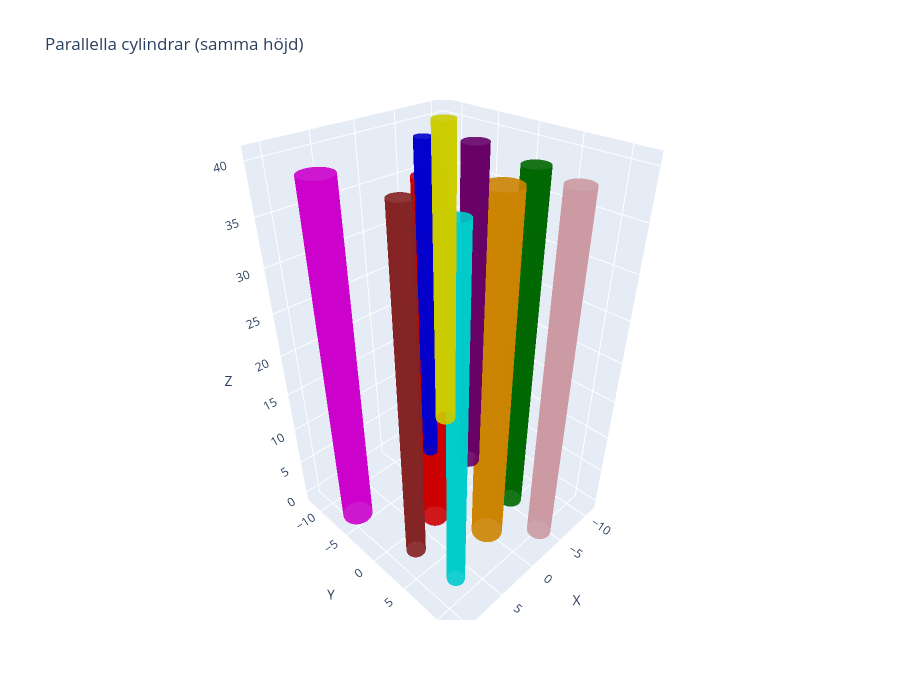

Here is the notebook cell this chart was saved with:
### Code cell
import numpy as np
import plotly.graph_objects as go
import json
import os

# ----------------------------
# Inställningar
# ----------------------------
n_cylinders = 10
x_range = (-12, 12)
y_range = (-12, 12)
radius_range = (0.9, 2.0)
height = 40.0
spacing = 2.5
max_attempts = 2000

output_dir = "renders_gl"
os.makedirs(output_dir, exist_ok=True)

rng = np.random.default_rng()

def overlaps(x0, y0, r0, cylinders):
    for x1, y1, r1, _ in cylinders:
        if np.hypot(x0 - x1, y0 - y1) < (r0 + r1 + spacing):
            return True
    return False

# ----------------------------
# Generera cylindrar utan överlapp
# ----------------------------
cylinders = []

for _ in range(n_cylinders):
    placed = False
    for _attempt in range(max_attempts):
        r = rng.uniform(*radius_range)
        x0 = rng.uniform(x_range[0] + r, x_range[1] - r)
        y0 = rng.uniform(y_range[0] + r, y_range[1] - r)

        if not overlaps(x0, y0, r, cylinders):
            cylinders.append((x0, y0, r, height))
            placed = True
            break

    if not placed:
        print("Kunde inte placera alla cylindrar utan överlapp.")
        break

height_max = height

# ----------------------------
# Spara scen + cylindrar i JSON
# ----------------------------
scene_data = {
    "scene": {
        "x_range": list(x_range),
        "y_range": list(y_range),
        "height": float(height),
        "spacing": float(spacing)
    },
    "cylinders": []
}

for i, (x0, y0, r, h) in enumerate(cylinders):
    scene_data["cylinders"].append({
        "id": i,
        "x": float(x0),
        "y": float(y0),
        "radius": float(r),
        "height": float(h)
    })

json_path = os.path.join(output_dir, "scene.json")
with open(json_path, "w", encoding="utf-8") as f:
    json.dump(scene_data, f, indent=2)

print(f"Scen sparad i {json_path}")

# ----------------------------
# Visualisering (Plotly)
# ----------------------------
colors = [
    "red", "blue", "green", "orange", "purple",
    "cyan", "magenta", "yellow", "brown", "pink"
]

fig = go.Figure()
theta = np.linspace(0, 2 * np.pi, 50)

for i, (x0, y0, r, h) in enumerate(cylinders):
    z = np.linspace(0, h, 30)
    theta_grid, z_grid = np.meshgrid(theta, z)

    x = x0 + r * np.cos(theta_grid)
    y = y0 + r * np.sin(theta_grid)

    color = colors[i % len(colors)]

    fig.add_trace(go.Surface(
        x=x,
        y=y,
        z=z_grid,
        surfacecolor=np.zeros_like(z_grid),
        colorscale=[[0, color], [1, color]],
        showscale=False,
        opacity=0.9
    ))

fig.update_layout(
    title="Parallella cylindrar (samma höjd)",
    scene=dict(
        xaxis_title="X",
        yaxis_title="Y",
        zaxis_title="Z",
        aspectmode="data"
    ),
    width=900,
    height=700
)

fig.show()

### Figure 1 — Plotly figure (JSON) as saved in the notebook; plotly's stock layout.template omitted (floating-point values rounded to 4 significant figures; data arrays with more than 128 entries replaced by an {"elided": "..."} marker saying what was removed)
{"data": [{"colorscale": [[0, "red"], [1, "red"]], "opacity": 0.9, "showscale": false, "surfacecolor": {"elided": "30x50 float values"}, "type": "surface", "x": {"elided": "30x50 float values"}, "y": {"elided": "30x50 float values"}, "z": {"elided": "30x50 float values"}}, {"colorscale": [[0, "blue"], [1, "blue"]], "opacity": 0.9, "showscale": false, "surfacecolor": {"elided": "30x50 float values"}, "type": "surface", "x": {"elided": "30x50 float values"}, "y": {"elided": "30x50 float values"}, "z": {"elided": "30x50 float values"}}, {"colorscale": [[0, "green"], [1, "green"]], "opacity": 0.9, "showscale": false, "surfacecolor": {"elided": "30x50 float values"}, "type": "surface", "x": {"elided": "30x50 float values"}, "y": {"elided": "30x50 float values"}, "z": {"elided": "30x50 float values"}}, {"colorscale": [[0, "orange"], [1, "orange"]], "opacity": 0.9, "showscale": false, "surfacecolor": {"elided": "30x50 float values"}, "type": "surface", "x": {"elided": "30x50 float values"}, "y": {"elided": "30x50 float values"}, "z": {"elided": "30x50 float values"}}, {"colorscale": [[0, "purple"], [1, "purple"]], "opacity": 0.9, "showscale": false, "surfacecolor": {"elided": "30x50 float values"}, "type": "surface", "x": {"elided": "30x50 float values"}, "y": {"elided": "30x50 float values"}, "z": {"elided": "30x50 float values"}}, {"colorscale": [[0, "cyan"], [1, "cyan"]], "opacity": 0.9, "showscale": false, "surfacecolor": {"elided": "30x50 float values"}, "type": "surface", "x": {"elided": "30x50 float values"}, "y": {"elided": "30x50 float values"}, "z": {"elided": "30x50 float values"}}, {"colorscale": [[0, "magenta"], [1, "magenta"]], "opacity": 0.9, "showscale": false, "surfacecolor": {"elided": "30x50 float values"}, "type": "surface", "x": {"elided": "30x50 float values"}, "y": {"elided": "30x50 float values"}, "z": {"elided": "30x50 float values"}}, {"colorscale": [[0, "yellow"], [1, "yellow"]], "opacity": 0.9, "showscale": false, "surfacecolor": {"elided": "30x50 float values"}, "type": "surface", "x": {"elided": "30x50 float values"}, "y": {"elided": "30x50 float values"}, "z": {"elided": "30x50 float values"}}, {"colorscale": [[0, "brown"], [1, "brown"]], "opacity": 0.9, "showscale": false, "surfacecolor": {"elided": "30x50 float values"}, "type": "surface", "x": {"elided": "30x50 float values"}, "y": {"elided": "30x50 float values"}, "z": {"elided": "30x50 float values"}}, {"colorscale": [[0, "pink"], [1, "pink"]], "opacity": 0.9, "showscale": false, "surfacecolor": {"elided": "30x50 float values"}, "type": "surface", "x": {"elided": "30x50 float values"}, "y": {"elided": "30x50 float values"}, "z": {"elided": "30x50 float values"}}], "layout": {"height": 700, "scene": {"aspectmode": "data", "xaxis": {"title": {"text": "X"}}, "yaxis": {"title": {"text": "Y"}}, "zaxis": {"title": {"text": "Z"}}}, "title": {"text": "Parallella cylindrar (samma höjd)"}, "width": 900}}
